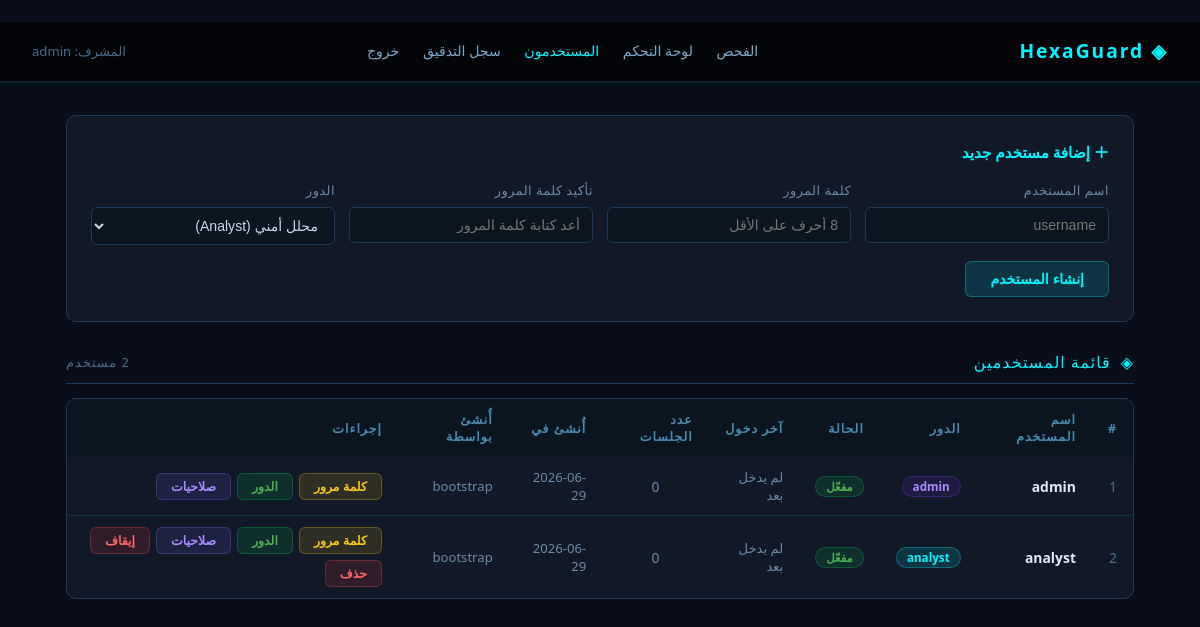
Page /admin/users (signed in) on the committed database.
### tables this page shows
CREATE TABLE users (
        id               INTEGER PRIMARY KEY AUTOINCREMENT,
        username         TEXT    UNIQUE NOT NULL,
        email            TEXT,
        password_hash    TEXT    NOT NULL,
        role             TEXT    NOT NULL DEFAULT 'analyst',
        permissions      TEXT    NOT NULL DEFAULT '[]',
        is_active        INTEGER NOT NULL DEFAULT 1,
        totp_secret      TEXT,
        totp_enabled     INTEGER NOT NULL DEFAULT 0,
        failed_attempts  INTEGER NOT NULL DEFAULT 0,
        locked_until     TEXT,
        last_login       TEXT,
        login_count      INTEGER NOT NULL DEFAULT 0,
        created_at       TEXT    NOT NULL,
        created_by       TEXT,
        locked_target    TEXT,
        api_token        TEXT,
        api_token_created TEXT
    , allowed_scanners TEXT DEFAULT NULL);

### blueprints/admin.py (the view)
@admin_bp.route("/admin/users")
@admin_required
def admin_users():
    users = get_all_users()
    return render_template("users.html", users=users, user=current_user.username)

### database.py (called while the page is built, shortened)
def _get_db():
    return _local.conn

def _norm(row) -> dict | None:
    if not row:
        return None
    d = dict(row)
    if "permissions" in d and isinstance(d.get("permissions"), str):
        try:
            d["permissions"] = json.loads(d["permissions"])
        except (ValueError, TypeError):
            d["permissions"] = []
    elif not isinstance(d.get("permissions"), list):
        d["permissions"] = []
    if "allowed_scanners" in d and isinstance(d.get("allowed_scanners"), str):
        try:
            d["allowed_scanners"] = json.loads(d["allowed_scanners"])
        except (ValueError, TypeError):
            d["allowed_scanners"] = None
    return d

def get_user_by_id(user_id: int) -> dict | None:
    row = _get_db().execute("SELECT * FROM users WHERE id=?", (user_id,)).fetchone()
    return _norm(row)

def get_all_users(page: int = 1, per_page: int = 100) -> list[dict]:
    offset = (page - 1) * per_page
    return [
        _norm(r) for r in _get_db().execute(
            "SELECT * FROM users ORDER BY id LIMIT ? OFFSET ?", (per_page, offset)
        ).fetchall()
    ]

### models.py (called while the page is built)
def load_user_from_db(user_id: str) -> Optional[User]:
    try:
        from database import get_user_by_id
        row = get_user_by_id(int(user_id))
        return _row_to_user(row) if row else None
    except Exception as exc:
        logger.error("load_user_from_db: %s", exc)
        return None

    @property
    def is_active(self) -> bool:
        return self._is_active

### utils.py (called while the page is built)
def admin_required(f):
    @wraps(f)
    @login_required
    def wrapper(*args, **kwargs):
        if current_user.role != "admin":
            return jsonify({"error": "Admin access required."}), 403
        return f(*args, **kwargs)
    return wrapper

### templates/users.html (shortened to what this page needs)
﻿<!DOCTYPE html>
<html lang="ar" dir="rtl">
<head>
</head>
<body>
<nav class="nav">
    <a href="/" class="nav-brand">◈ HexaGuard</a>
    <div class="nav-links">
        <a href="/">الفحص</a>
        <a href="/dashboard">لوحة التحكم</a>
        <a href="/admin/users" style="color:#00f5ff">المستخدمون</a>
        <a href="/admin/audit">سجل التدقيق</a>
        <a href="/logout">خروج</a>
    </div>
    <div class="nav-user">المشرف: {{ user }}</div>
</nav>
<div class="page">
    <div class="create-panel">
        <h3>＋ إضافة مستخدم جديد</h3>
        <form method="POST" action="/admin/users/create">
            <div class="form-grid">
                <div class="form-group">
                    <label>اسم المستخدم</label>
                    <input type="text" name="username" required minlength="3" maxlength="50"
                           placeholder="username" autocomplete="off">
                </div>
                <div class="form-group">
                    <label>كلمة المرور</label>
                    <input type="password" name="password" required minlength="8"
                           placeholder="8 أحرف على الأقل">
                </div>
                <div class="form-group">
                    <label>تأكيد كلمة المرور</label>
                    <input type="password" name="confirm_password" required minlength="8"
                           placeholder="أعد كتابة كلمة المرور">
                </div>
                <div class="form-group">
                    <label>الدور</label>
                    <select name="role">
                        <option value="analyst">محلل أمني (Analyst)</option>
                    </select>
                </div>
            </div>
            <div class="form-actions">
                <button type="submit" class="btn btn-primary">إنشاء المستخدم</button>
            </div>
        </form>
    </div>
    <div class="section-title">
        <span>◈</span> قائمة المستخدمين
        <span style="color:#4a6a8a;font-size:0.8rem;font-weight:400;margin-right:auto">
            {{ users|length }} مستخدم
        </span>
    </div>
    <div class="table-wrap">
        {% if users %}
        <table>
            <thead>
                <tr>
                    <th>#</th>
                    <th>اسم المستخدم</th>
                    <th>الدور</th>
                    <th>الحالة</th>
                    <th>آخر دخول</th>
                    <th>عدد الجلسات</th>
                    <th>أُنشئ في</th>
                    <th>أُنشئ بواسطة</th>
                    <th>إجراءات</th>
                </tr>
            </thead>
            <tbody>
                {% for u in users %}
                <tr>
                    <td style="color:#4a6a8a">{{ u.id }}</td>
                    <td style="font-weight:600;color:#e2e8f0">{{ u.username }}</td>
                    <td>
                        <span class="badge badge-{{ u.role }}">{{ u.role }}</span>
                    </td>
                    <td>
                        {% if u.is_active %}
                        <span class="badge badge-active">مفعّل</span>
                        {% else %}
                        <span class="badge badge-inactive">معطّل</span>
                        {% endif %}
                    </td>
                    <td style="color:#6a8aa8;font-size:0.82rem">
                        {{ u.last_login[:19].replace('T',' ') if u.last_login else 'لم يدخل بعد' }}
                    </td>
                    <td style="color:#6a8aa8;text-align:center">{{ u.login_count or 0 }}</td>
                    <td style="color:#6a8aa8;font-size:0.82rem">
                        {{ u.created_at[:10] if u.created_at else '—' }}
                    </td>
                    <td style="color:#6a8aa8;font-size:0.82rem">{{ u.created_by }}</td>
                    <td>
                        <div class="actions">
                            <button class="btn btn-sm btn-warning"
                                    onclick="openResetModal({{ u.id }}, '{{ u.username }}')">
                                كلمة مرور
                            </button>
                            <button class="btn btn-sm btn-success"
                                    onclick="openRoleModal({{ u.id }}, '{{ u.username }}', '{{ u.role }}')">
                                الدور
                            </button>
                            <button class="btn btn-sm" style="background:#7c6af522;color:#a78bfa;border:1px solid #7c6af544;"
                                    onclick="openPermsModal({{ u.id }}, '{{ u.username }}', {{ u.permissions | tojson }})">
                                صلاحيات
                            </button>
                            {% if u.id != 1 %}
                            <button class="btn btn-sm {{ 'btn-danger' if u.is_active else 'btn-primary' }}"
                                    onclick="toggleUser({{ u.id }}, this)">
                                {{ 'إيقاف' if u.is_active else 'تفعيل' }}
                            </button>
                            <form method="POST" action="/admin/users/{{ u.id }}/delete" style="display:inline;"
                                  onsubmit="return confirm('حذف نهائي: سيتم حذف كل بيانات المستخدم {{ u.username }}. لا يمكن التراجع!')">
                                <button type="submit" class="btn btn-sm btn-danger">حذف</button>
                            </form>
                            {% endif %}
                        </div>
                    </td>
                </tr>
                {% endfor %}
            </tbody>
        </table>
        {% else %}
        <div class="empty-state">لا يوجد مستخدمون</div>
        {% endif %}
    </div>
</div>
</body>
</html>

### templates/users.html (style rules this page uses)
*, *::before, *::after { box-sizing: border-box; margin: 0; padding: 0; }
body { font-family: 'Segoe UI', 'Arial', sans-serif; background: #0a0e1a; color: #c8d8e8; direction: rtl; font-size: 14px; line-height: 1.6; min-height: 100vh; }
.nav { background: #020408; border-bottom: 2px solid #00f5ff22; padding: 14px 32px; display: flex; justify-content: space-between; align-items: center; }
.nav-brand { color: #00f5ff; font-size: 1.2rem; font-weight: 700; letter-spacing: 2px; text-decoration: none; }
.nav-links a { color: #7fa8c8; text-decoration: none; margin-right: 20px; font-size: 0.88rem; transition: color 0.2s; }
.nav-user { color: #4a6a8a; font-size: 0.82rem; }
.page { max-width: 1100px; margin: 32px auto; padding: 0 16px; }
.section-title { font-size: 1rem; color: #00f5ff; letter-spacing: 1px; margin-bottom: 14px; padding-bottom: 8px; border-bottom: 1px solid #1e3a5a; display: flex; align-items: center; gap: 10px; }
.create-panel { background: #111827; border: 1px solid #1e3a5a; border-radius: 10px; padding: 24px; margin-bottom: 28px; }
.create-panel h3 { color: #00f5ff; font-size: 0.95rem; margin-bottom: 16px; }
.form-grid { display: grid; grid-template-columns: repeat(auto-fit, minmax(200px, 1fr)); gap: 14px; }
.form-group { display: flex; flex-direction: column; gap: 6px; }
.form-group label { font-size: 0.8rem; color: #6a8aa8; text-transform: uppercase; letter-spacing: 0.5px; }
.form-group input, .form-group select { background: #0a1520; border: 1px solid #1e3a5a; color: #c8d8e8; padding: 9px 12px; border-radius: 6px; font-size: 0.88rem; outline: none; transition: border-color 0.2s; }
.btn { padding: 9px 24px; border: none; border-radius: 6px; font-size: 0.88rem; font-weight: 600; cursor: pointer; transition: all 0.2s; }
.btn-primary { background: #00f5ff22; color: #00f5ff; border: 1px solid #00f5ff44; }
.btn-danger { background: #ff444422; color: #ff6666; border: 1px solid #ff444444; }
.btn-warning { background: #f5c51822; color: #f5c518; border: 1px solid #f5c51844; }
.btn-success { background: #00c85322; color: #4caf50; border: 1px solid #00c85344; }
.btn-sm { padding: 5px 14px; font-size: 0.78rem; }
.form-actions { margin-top: 16px; }
.table-wrap { background: #111827; border: 1px solid #1e3a5a; border-radius: 10px; overflow: hidden; margin-bottom: 28px; }
table { width: 100%; border-collapse: collapse; }
th { background: #0a1520; color: #4a8ab0; font-size: 0.78rem; letter-spacing: 1px; text-transform: uppercase; padding: 12px 16px; text-align: right; }
td { padding: 11px 16px; border-bottom: 1px solid #1a2e44; font-size: 0.87rem; vertical-align: middle; }
tr:last-child td { border-bottom: none; }
.badge { display: inline-block; padding: 2px 10px; border-radius: 12px; font-size: 0.73rem; font-weight: 600; }
.badge-admin { background: #7c3aed22; color: #a78bfa; border: 1px solid #7c3aed44; }
.badge-analyst { background: #00f5ff22; color: #00f5ff; border: 1px solid #00f5ff44; }
.badge-active { background: #00c85322; color: #4caf50; border: 1px solid #00c85344; }
.actions { display: flex; gap: 6px; flex-wrap: wrap; }

### rows in the picture
users: username "admin", id "1", role "admin", is_active "مفعّل", last_login "لم يدخل بعد", login_count "0", created_at "2026-06-29", created_by "bootstrap"
users: id "2", username "analyst", role "analyst", shows "مفعّل", last_login "لم يدخل بعد", login_count "0", created_at "2026-06-29", created_by "bootstrap", is_active "إيقاف"
